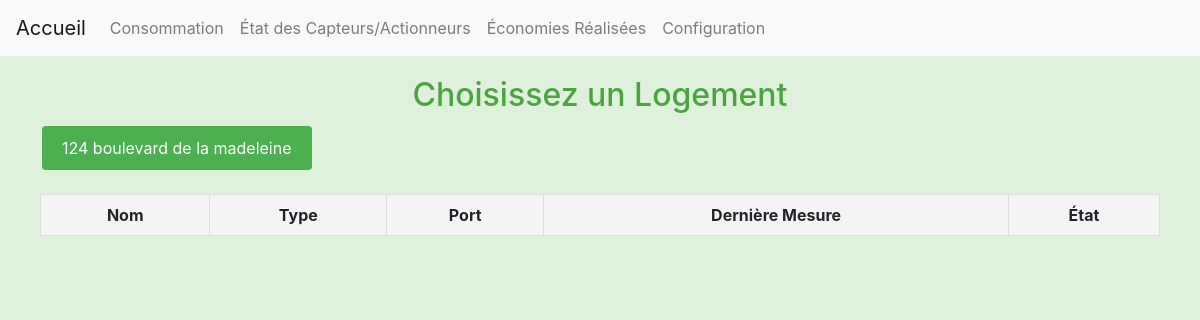
The app's page /etat, older data.
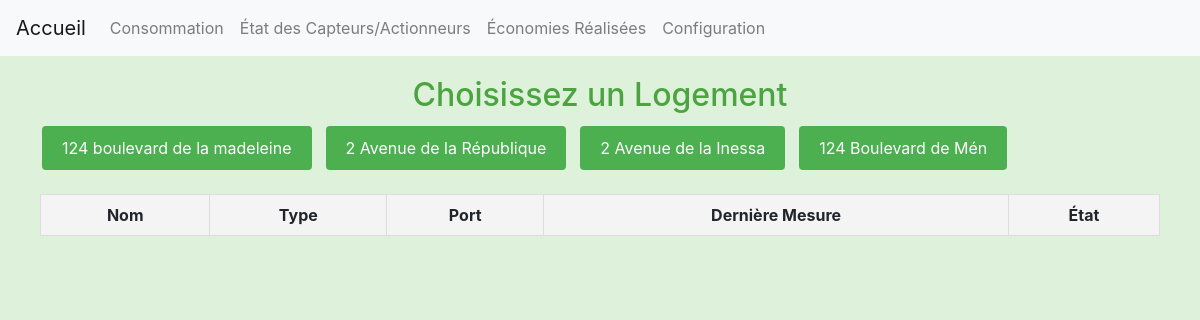
The same page, newer data.
### main.py (models this page shows)
class Logement(SQLModel, table=True):
    __tablename__ = "logement"
    __table_args__ = {"extend_existing": True}
    id_logement: Optional[int] = Field(default=None, primary_key=True)
    adresse: str
    numero_telephone: str
    adresse_ip: str

### main.py (the view)
@app.get("/etat", response_class=HTMLResponse)
async def etat(request: Request, session: Session = Depends(get_session)):
    logements = session.exec(select(Logement)).all()
    return templates.TemplateResponse("etat.html", {"request": request, "logements": logements})

### templates/etat.html (shortened to what this page needs)
{% extends "base.html" %}
{% block head %}
<link rel="stylesheet" href="{{ url_for('static', path='css/etat.css') }}">
{% endblock %}
{% block content %}
<div class="container">
    <h2>Choisissez un Logement</h2>
    <div class="logement-selection">
        {% for logement in logements %}
        <button class="btn custom-button" data-logement-id="{{ logement.id_logement }}">
            {{ logement.adresse }}
        </button>
        {% endfor %}
    </div>
    <div class="table-wrapper">
        <table class="responsive-table">
            <thead>
                <tr>
                    <th>Nom</th>
                    <th>Type</th>
                    <th>Port</th>
                    <th>Dernière Mesure</th>
                    <th>État</th>
                </tr>
            </thead>
        </table>
    </div>
</div>
{% endblock %}

Row changes from the older to the newer data that the page shows:
added Logement: adresse "2 Avenue de la République"
added Logement: adresse "2 Avenue de la Inessa"
added Logement: adresse "124 Boulevard de Mén"
